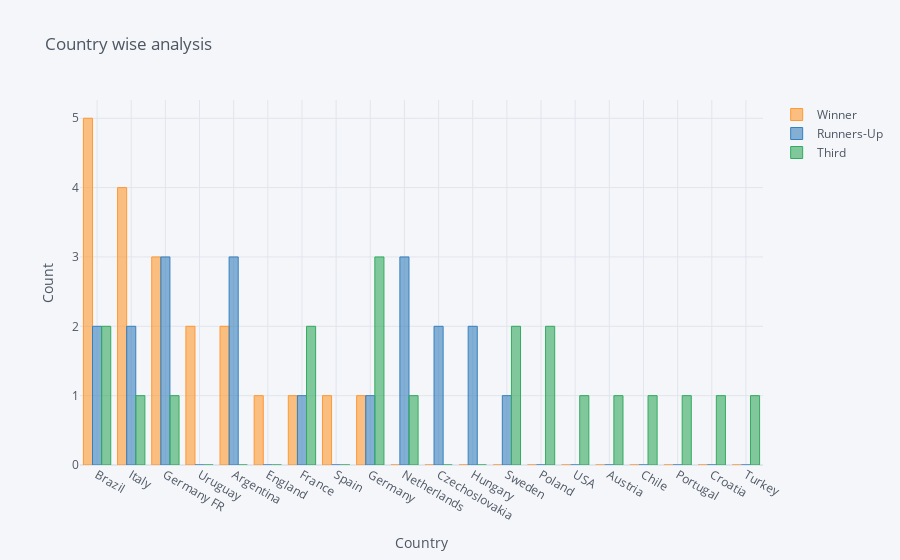

The code cell stored with this chart in its notebook:
### Markdown cell above
Insight 2 : A complete depection of number of world cups won, first runner-up, and second runner-up positions by various participating teams

### Code cell
teams.iplot(kind='bar',yTitle='Count',title='Country wise analysis',xTitle='Country')

### Figure 1 — Plotly figure (JSON) as saved in the notebook; plotly's stock layout.template omitted (floating-point values rounded to 4 significant figures)
{"data": [{"marker": {"color": "rgba(255, 153, 51, 0.6)", "line": {"color": "rgba(255, 153, 51, 1.0)", "width": 1}}, "name": "Winner", "orientation": "v", "text": "", "type": "bar", "x": ["Brazil", "Italy", "Germany FR", "Uruguay", "Argentina", "England", "France", "Spain", "Germany", "Netherlands", "Czechoslovakia", "Hungary", "Sweden", "Poland", "USA", "Austria", "Chile", "Portugal", "Croatia", "Turkey"], "y": [5, 4, 3, 2, 2, 1, 1, 1, 1, 0, 0, 0, 0, 0, 0, 0, 0, 0, 0, 0]}, {"marker": {"color": "rgba(55, 128, 191, 0.6)", "line": {"color": "rgba(55, 128, 191, 1.0)", "width": 1}}, "name": "Runners-Up", "orientation": "v", "text": "", "type": "bar", "x": ["Brazil", "Italy", "Germany FR", "Uruguay", "Argentina", "England", "France", "Spain", "Germany", "Netherlands", "Czechoslovakia", "Hungary", "Sweden", "Poland", "USA", "Austria", "Chile", "Portugal", "Croatia", "Turkey"], "y": [2, 2, 3, 0, 3, 0, 1, 0, 1, 3, 2, 2, 1, 0, 0, 0, 0, 0, 0, 0]}, {"marker": {"color": "rgba(50, 171, 96, 0.6)", "line": {"color": "rgba(50, 171, 96, 1.0)", "width": 1}}, "name": "Third", "orientation": "v", "text": "", "type": "bar", "x": ["Brazil", "Italy", "Germany FR", "Uruguay", "Argentina", "England", "France", "Spain", "Germany", "Netherlands", "Czechoslovakia", "Hungary", "Sweden", "Poland", "USA", "Austria", "Chile", "Portugal", "Croatia", "Turkey"], "y": [2, 1, 1, 0, 0, 0, 2, 0, 3, 1, 0, 0, 2, 2, 1, 1, 1, 1, 1, 1]}], "layout": {"legend": {"bgcolor": "#F5F6F9", "font": {"color": "#4D5663"}}, "paper_bgcolor": "#F5F6F9", "plot_bgcolor": "#F5F6F9", "title": {"font": {"color": "#4D5663"}, "text": "Country wise analysis"}, "xaxis": {"gridcolor": "#E1E5ED", "showgrid": true, "tickfont": {"color": "#4D5663"}, "title": {"font": {"color": "#4D5663"}, "text": "Country"}, "zerolinecolor": "#E1E5ED"}, "yaxis": {"gridcolor": "#E1E5ED", "showgrid": true, "tickfont": {"color": "#4D5663"}, "title": {"font": {"color": "#4D5663"}, "text": "Count"}, "zerolinecolor": "#E1E5ED"}}}
